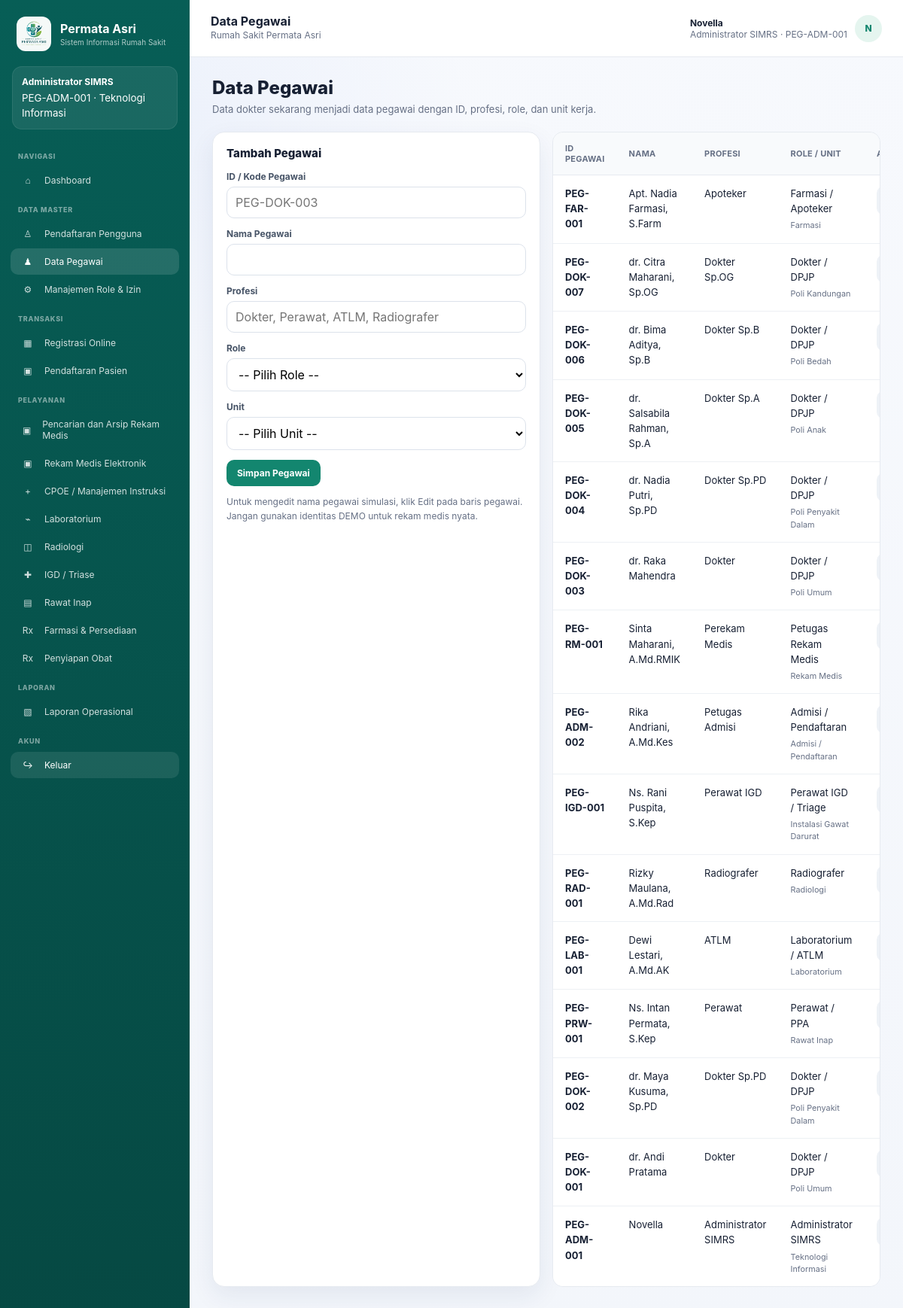
The page /employees.php (signed in) on the database its author committed.
### tables this page shows
CREATE TABLE users (
    id INT AUTO_INCREMENT PRIMARY KEY,
    employee_id INT NOT NULL UNIQUE,
    username VARCHAR(60) NOT NULL UNIQUE,
    password_hash VARCHAR(255) NOT NULL,
    is_active TINYINT(1) NOT NULL DEFAULT 1,
    created_at DATETIME NOT NULL DEFAULT CURRENT_TIMESTAMP,
    CONSTRAINT fk_user_employee FOREIGN KEY (employee_id) REFERENCES employees(id)
);

CREATE TABLE roles (
    id INT AUTO_INCREMENT PRIMARY KEY,
    code VARCHAR(50) NOT NULL UNIQUE,
    name VARCHAR(100) NOT NULL
);

CREATE TABLE employees (
    id INT AUTO_INCREMENT PRIMARY KEY,
    employee_code VARCHAR(30) NOT NULL UNIQUE,
    full_name VARCHAR(150) NOT NULL,
    profession VARCHAR(100) NOT NULL,
    role_id INT NOT NULL,
    unit_id INT NULL,
    is_active TINYINT(1) NOT NULL DEFAULT 1,
    CONSTRAINT fk_employee_role FOREIGN KEY (role_id) REFERENCES roles(id),
    CONSTRAINT fk_employee_unit FOREIGN KEY (unit_id) REFERENCES units(id)
);

CREATE TABLE units (
    id INT AUTO_INCREMENT PRIMARY KEY,
    code VARCHAR(30) NOT NULL UNIQUE,
    name VARCHAR(100) NOT NULL,
    unit_type VARCHAR(30) NOT NULL
);

CREATE TABLE menus (
    id INT AUTO_INCREMENT PRIMARY KEY,
    label VARCHAR(100) NOT NULL,
    icon VARCHAR(10) NOT NULL,
    section_name VARCHAR(50) NOT NULL,
    page_file VARCHAR(100) NOT NULL,
    permission_code VARCHAR(80) NOT NULL,
    sort_order INT NOT NULL DEFAULT 0,
    is_active TINYINT(1) NOT NULL DEFAULT 1
);

### config/database.php (called while the page is built, shortened)
<?php
function db_setting(string $name, string $default): string { $value=getenv($name); return $value===false ? $default : $value; }
function db(): PDO
{
    static $pdo = null;
    if ($pdo instanceof PDO) {
        return $pdo;
    }
    $dsn = 'mysql:host=' . db_setting('SIMRS_DB_HOST','127.0.0.1') . ';port=' . db_setting('SIMRS_DB_PORT','8889') . ';dbname=' . db_setting('SIMRS_DB_NAME','simrs_permata_asri') . ';charset=utf8mb4';
    $pdo = new PDO($dsn, db_setting('SIMRS_DB_USER','root'), db_setting('SIMRS_DB_PASS','root'), [
        PDO::ATTR_ERRMODE => PDO::ERRMODE_EXCEPTION,
        PDO::ATTR_DEFAULT_FETCH_MODE => PDO::FETCH_ASSOC,
        PDO::ATTR_EMULATE_PREPARES => false,
    ]);
    return $pdo;
}

### includes/functions.php (called while the page is built, shortened)
<?php
require_once __DIR__ . '/../config/database.php';
function e(?string $value): string
{
    return htmlspecialchars($value ?? '', ENT_QUOTES, 'UTF-8');
}
function current_user(): ?array
{
    $stmt = db()->prepare(
        'SELECT u.id AS user_id, u.username, e.id AS employee_id, e.employee_code,
                e.full_name, e.profession, r.id AS role_id, r.code AS role_code,
                r.name AS role_name, un.name AS unit_name, e.unit_id
         FROM users u
         JOIN employees e ON e.id = u.employee_id
         JOIN roles r ON r.id = e.role_id
         LEFT JOIN units un ON un.id = e.unit_id
         WHERE u.id = ? AND u.is_active = 1
         LIMIT 1'
    );
    $stmt->execute([$_SESSION['user_id']]);
    $user = $stmt->fetch();
    return $user ?: null;
}
function require_login(): array
{
    $user = current_user();
    return $user;
}
function sidebar_menus(int $roleId): array
{
    $stmt = db()->prepare(
        'SELECT DISTINCT m.id, m.label, m.icon, m.section_name, m.page_file, m.sort_order
         FROM menus m
         JOIN permissions p ON p.code = m.permission_code
         JOIN role_permissions rp ON rp.permission_id = p.id
         WHERE rp.role_id = ? AND m.is_active = 1
         ORDER BY m.sort_order, m.id'
    );
    $stmt->execute([$roleId]);
    $result=$stmt->fetchAll();
    $user=current_user();
    return array_values(array_filter($result, static function($m) use ($user) {
        $restricted=['user_registration.php','employees.php','role_management.php','reporting.php'];
        if (in_array($m['page_file'],$restricted,true) && !is_admin($user)) return false;
        if ($m['page_file']==='inpatient.php' && in_array(($user['role_code']??''),['dokter','perawat'],true)) {
            $q=db()->prepare('SELECT unit_type FROM units WHERE id=?'); $q->execute([(int)($user['unit_id']??0)]);
            if ($q->fetchColumn()!=='RAWAT_INAP') return false;
        }
        return true;
    }));
}
function is_admin(array $user): bool { return $user['role_code'] === 'admin_simrs'; }

### employees.php (the view, shortened to what this page needs)
<?php
require_once __DIR__ . '/includes/functions.php';
$user = require_login();
$pageTitle = 'Data Pegawai';
$rows = db()->query(
    'SELECT e.id,e.employee_code, e.full_name, e.profession,e.role_id,e.unit_id, r.name AS role_name, un.name AS unit_name
     FROM employees e
     JOIN roles r ON r.id = e.role_id
     LEFT JOIN units un ON un.id = e.unit_id
     ORDER BY e.id DESC'
)->fetchAll();
require __DIR__ . '/includes/header.php';
?>
<h1 class="page-title">Data Pegawai</h1>
<p class="page-subtitle">Data dokter sekarang menjadi data pegawai dengan ID, profesi, role, dan unit kerja.</p>
<div class="grid grid-2">
  <div class="card"><h2 class="section-title">Tambah Pegawai</h2><form method="POST"><input type="hidden" name="csrf_token" value="<?=e(csrf_token())?>"><input type="hidden" name="employee_id" id="staff-edit-id" value="">
    <div class="field"><label>ID / Kode Pegawai</label><input class="input" id="staff-edit-code" name="employee_code" placeholder="PEG-DOK-003" required></div>
    <div class="field"><label>Nama Pegawai</label><input class="input" id="staff-edit-name" name="full_name" required></div>
    <div class="field"><label>Profesi</label><input class="input" id="staff-edit-profession" name="profession" placeholder="Dokter, Perawat, ATLM, Radiografer" required></div>
    <div class="field"><label>Role</label><select class="input" id="staff-edit-role" name="role_id" required><option value="">-- Pilih Role --</option></select></div>
    <div class="field"><label>Unit</label><select class="input" id="staff-edit-unit" name="unit_id"><option value="">-- Pilih Unit --</option></select></div>
    <button class="btn btn-primary">Simpan Pegawai</button>
  </form><p class="note">Untuk mengedit nama pegawai simulasi, klik Edit pada baris pegawai. Jangan gunakan identitas DEMO untuk rekam medis nyata.</p></div>
  <div class="table-wrap"><table><thead><tr><th>ID Pegawai</th><th>Nama</th><th>Profesi</th><th>Role / Unit</th><th>Aksi</th></tr></thead><tbody><?php foreach($rows as $r): ?><tr><td><b><?= e($r['employee_code']) ?></b></td><td><?= e($r['full_name']) ?></td><td><?= e($r['profession']) ?></td><td><?= e($r['role_name']) ?><br><small><?= e($r['unit_name'] ?? '-') ?></small></td><td><button type="button" class="btn btn-secondary btn-sm" data-staff='<?=e(json_encode($r,JSON_UNESCAPED_UNICODE))?>' onclick="editStaff(this)">Edit</button></td></tr><?php endforeach; ?></tbody></table></div>
</div>
<?php require __DIR__ . '/includes/footer.php'; ?>

### includes/header.php (shortened to what this page needs)
<?php
$pageTitle = $pageTitle ?? 'SIMRS';
$activeFile = basename($_SERVER['PHP_SELF']);
$menus = sidebar_menus((int) $user['role_id']);
$initials = strtoupper(substr($user['full_name'], 0, 1));
?>
<!DOCTYPE html>
<html lang="id">
<head>
  <link rel="stylesheet" href="assets/css/app.css">
</head>
<body>
  <aside class="sidebar">
    <div class="sidebar-brand">
      <div class="brand-mark"><img src="assets/images/permata-asri-logo.png" alt="Logo Rumah Sakit Permata Asri"></div>
      <div>
        <strong>Permata Asri</strong>
        <small>Sistem Informasi Rumah Sakit</small>
      </div>
    </div>
    <div class="role-card">
      <b><?= e($user['role_name']) ?></b>
      <small><?= e($user['employee_code']) ?> · <?= e($user['unit_name'] ?? '-') ?></small>
    </div>
    <?php $section = null; ?>
    <?php foreach ($menus as $menu): ?>
      <?php if ($section !== $menu['section_name']): $section = $menu['section_name']; ?>
        <div class="sidebar-menu-title"><?= e($section) ?></div>
      <?php endif; ?>
      <a class="sidebar-link <?= $activeFile === $menu['page_file'] ? 'active' : '' ?>" href="<?= e($menu['page_file']) ?>">
        <span class="ico"><?= e($menu['icon']) ?></span>
        <span><?= e($menu['label']) ?></span>
      </a>
    <?php endforeach; ?>
    <div class="sidebar-menu-title">AKUN</div>
    <a href="#" class="sidebar-link logout-link" data-open-logout>
      <span class="ico">↪</span><span>Keluar</span>
    </a>
  </aside>
  <div class="content-shell">
    <header class="topbar">
      <div>
        <strong><?= e($pageTitle) ?></strong>
        <div class="note">Rumah Sakit Permata Asri</div>
      </div>
      <div class="user-chip">
        <div>
          <strong><?= e($user['full_name']) ?></strong>
          <span><?= e($user['profession']) ?> · <?= e($user['employee_code']) ?></span>
        </div>
        <div class="avatar"><?= e($initials) ?></div>
      </div>
    </header>
    <main class="page-wrap">

### includes/footer.php (shortened to what this page needs)
    </main>
  </div>
</body>
</html>

### rows shown on the page
users: roles.name "Administrator SIMRS", employee.employee_code "PEG-ADM-001", units.name "Teknologi Informasi", employee.full_name "Novella", employee.profession "Administrator SIMRS", employee.full_name "N"
menus: section_name "NAVIGASI", icon "⌂", label "Dashboard"
menus: section_name "DATA MASTER", icon "♙", label "Pendaftaran Pengguna"
menus: icon "♟", label "Data Pegawai"
menus: icon "⚙", label "Manajemen Role & Izin"
menus: section_name "TRANSAKSI", icon "▦", label "Registrasi Online"
menus: icon "▣", label "Pendaftaran Pasien"
menus: section_name "PELAYANAN", icon "▣", label "Pencarian dan Arsip Rekam Medis"
menus: icon "▣", label "Rekam Medis Elektronik"
menus: icon "+", label "CPOE / Manajemen Instruksi"
menus: icon "⌁", label "Laboratorium"
menus: icon "◫", label "Radiologi"
menus: icon "✚", label "IGD / Triase"
menus: icon "▤", label "Rawat Inap"
menus: icon "Rx", label "Farmasi & Persediaan"
menus: icon "Rx", label "Penyiapan Obat"
menus: section_name "LAPORAN", icon "▧", label "Laporan Operasional"
employees: employee_code "PEG-FAR-001", full_name "Apt. Nadia Farmasi, S.Farm", profession "Apoteker", role.name "Farmasi / Apoteker", unit.name "Farmasi"
employees: employee_code "PEG-DOK-007", full_name "dr. Citra Maharani, Sp.OG", profession "Dokter Sp.OG", role.name "Dokter / DPJP", unit.name "Poli Kandungan"
employees: employee_code "PEG-DOK-006", full_name "dr. Bima Aditya, Sp.B", profession "Dokter Sp.B", role.name "Dokter / DPJP", unit.name "Poli Bedah"
employees: employee_code "PEG-DOK-005", full_name "dr. Salsabila Rahman, Sp.A", profession "Dokter Sp.A", role.name "Dokter / DPJP", unit.name "Poli Anak"
employees: employee_code "PEG-DOK-004", full_name "dr. Nadia Putri, Sp.PD", profession "Dokter Sp.PD", role.name "Dokter / DPJP", unit.name "Poli Penyakit Dalam"
employees: employee_code "PEG-DOK-003", full_name "dr. Raka Mahendra", profession "Dokter", role.name "Dokter / DPJP", unit.name "Poli Umum"
employees: employee_code "PEG-RM-001", full_name "Sinta Maharani, A.Md.RMIK", profession "Perekam Medis", role.name "Petugas Rekam Medis", unit.name "Rekam Medis"
employees: employee_code "PEG-ADM-002", full_name "Rika Andriani, A.Md.Kes", profession "Petugas Admisi", role.name "Admisi / Pendaftaran", unit.name "Admisi / Pendaftaran"
employees: employee_code "PEG-IGD-001", full_name "Ns. Rani Puspita, S.Kep", profession "Perawat IGD", role.name "Perawat IGD / Triage", unit.name "Instalasi Gawat Darurat"
employees: employee_code "PEG-RAD-001", full_name "Rizky Maulana, A.Md.Rad", profession "Radiografer", role.name "Radiografer", unit.name "Radiologi"
employees: employee_code "PEG-LAB-001", full_name "Dewi Lestari, A.Md.AK", profession "ATLM", role.name "Laboratorium / ATLM", unit.name "Laboratorium"
employees: employee_code "PEG-PRW-001", full_name "Ns. Intan Permata, S.Kep", profession "Perawat", role.name "Perawat / PPA", unit.name "Rawat Inap"
employees: employee_code "PEG-DOK-002", full_name "dr. Maya Kusuma, Sp.PD", profession "Dokter Sp.PD", role.name "Dokter / DPJP", unit.name "Poli Penyakit Dalam"
employees: employee_code "PEG-DOK-001", full_name "dr. Andi Pratama", profession "Dokter", role.name "Dokter / DPJP", unit.name "Poli Umum"
employees: employee_code "PEG-ADM-001", full_name "Novella", profession "Administrator SIMRS", role.name "Administrator SIMRS", unit.name "Teknologi Informasi"

### other values the page prints
$pageTitle "Data Pegawai"
